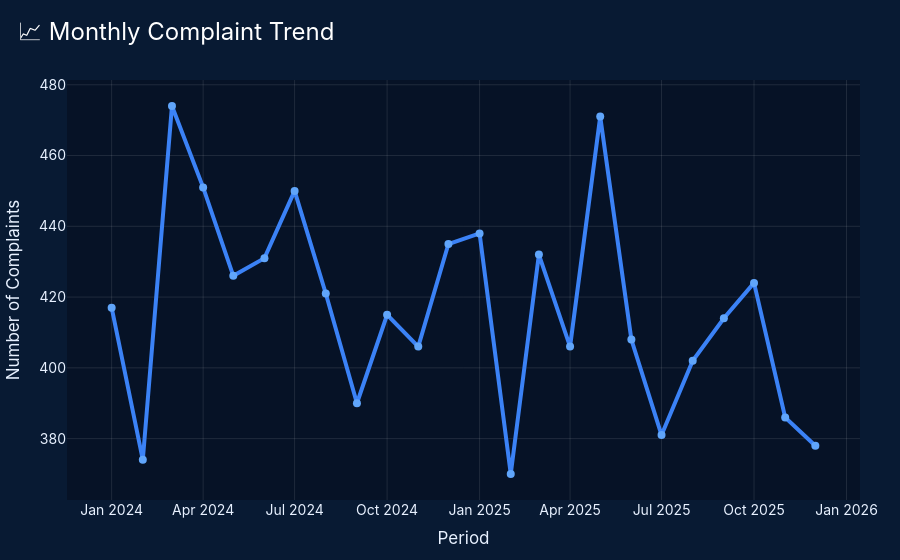

Notebook cell for this chart:
### Code cell
fig = px.line(
    monthly_trend,
    x="period",
    y="total_complaints",
    markers=True,
    title="📈 Monthly Complaint Trend",
    template="plotly_dark"
)

fig.update_traces(
    line=dict(color="#3B82F6", width=4),
    marker=dict(size=8, color="#60A5FA")
)

fig.update_layout(
    **COMMON_LAYOUT,
    xaxis_title="Period",
    yaxis_title="Number of Complaints"
)

fig.show()

### Figure 1 — Plotly figure (JSON) as saved in the notebook; plotly's stock layout.template omitted (floating-point values rounded to 4 significant figures)
{"data": [{"hovertemplate": "period=%{x}<br>total_complaints=%{y}<extra></extra>", "legendgroup": "", "line": {"color": "#3B82F6", "dash": "solid", "width": 4}, "marker": {"color": "#60A5FA", "size": 8, "symbol": "circle"}, "mode": "lines+markers", "name": "", "orientation": "v", "showlegend": false, "type": "scatter", "x": ["2024-01", "2024-02", "2024-03", "2024-04", "2024-05", "2024-06", "2024-07", "2024-08", "2024-09", "2024-10", "2024-11", "2024-12", "2025-01", "2025-02", "2025-03", "2025-04", "2025-05", "2025-06", "2025-07", "2025-08", "2025-09", "2025-10", "2025-11", "2025-12"], "xaxis": "x", "y": [417, 374, 474, 451, 426, 431, 450, 421, 390, 415, 406, 435, 438, 370, 432, 406, 471, 408, 381, 402, 414, 424, 386, 378], "yaxis": "y"}], "layout": {"font": {"color": "#E8F1FF", "family": "Inter, Segoe UI, sans-serif", "size": 14}, "legend": {"bgcolor": "rgba(0,0,0,0)", "borderwidth": 0, "font": {"color": "#E8F1FF"}, "tracegroupgap": 0}, "margin": {"b": 60, "l": 60, "r": 40, "t": 80}, "paper_bgcolor": "#081a33", "plot_bgcolor": "#061226", "title": {"font": {"color": "#FFFFFF", "size": 24}, "text": "📈 Monthly Complaint Trend", "x": 0.02, "xanchor": "left"}, "xaxis": {"anchor": "y", "domain": [0, 1], "gridcolor": "rgba(255,255,255,0.10)", "showgrid": true, "showline": false, "title": {"text": "Period"}, "zeroline": false}, "yaxis": {"anchor": "x", "domain": [0, 1], "gridcolor": "rgba(255,255,255,0.10)", "showgrid": true, "showline": false, "title": {"text": "Number of Complaints"}, "zeroline": false}}}
